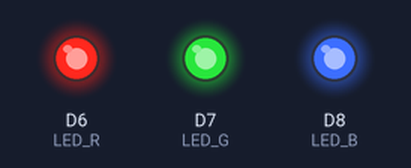
Bench run of a sketch on a simulated Arduino Zero (SAMD21). Shown: output pins drawn as LEDs (lit = HIGH).

Above: at 0.2 s.
At 1.7 s:
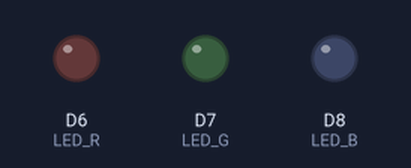
Timing chart, 0 to 3.0 s (numbered marks = the images above):
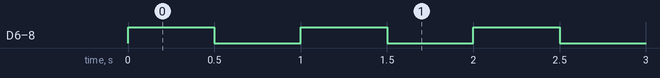

Measured:
- by itself, D6 (LED_R), D7 (LED_G), D8 (LED_B): alternates HIGH for 0.50 s and LOW for 0.50 s

The sketch:

part1_1.ino
```cpp
#define LED_R 6
#define LED_G 7
#define LED_B 8

// the setup function runs once when you press reset or power the board
void setup() {
  // initialize pins for LEDs as output
  pinMode(LED_R, OUTPUT);
  pinMode(LED_G, OUTPUT);
  pinMode(LED_B, OUTPUT);

  digitalWrite(LED_R, LOW);
  digitalWrite(LED_G, LOW);
  digitalWrite(LED_B, LOW);

  SerialUSB.begin(9600);
}

// the loop function runs over and over again forever
void loop() {

  /** Blink red twice per second **/
//  digitalWrite(LED_R, HIGH);   // turn the LED on (HIGH is the voltage level)
//  delay(250);                       // wait for a second
//  digitalWrite(LED_R, LOW);    // turn the LED off by making the voltage LOW
//  delay(250);                       // wait for a second


  /** Blink Green twice per second; can do the same with Blue **/
//  digitalWrite(LED_G, HIGH);
//  delay(250);
//  digitalWrite(LED_G, LOW);
//  delay(250);

  /** Blink blue twice per second **/
//  digitalWrite(LED_B, HIGH);
//  delay(250);
//  digitalWrite(LED_B, LOW);
//  delay(250);

  /** Toggle LED white  **/
  digitalWrite(LED_R, HIGH);
  digitalWrite(LED_G, HIGH);
  digitalWrite(LED_B, HIGH);  // Turning on all LEDs will produce a white light
  delay(500);
  digitalWrite(LED_R, LOW);
  digitalWrite(LED_G, LOW);
  digitalWrite(LED_B, LOW);
  delay(500);
}
```
